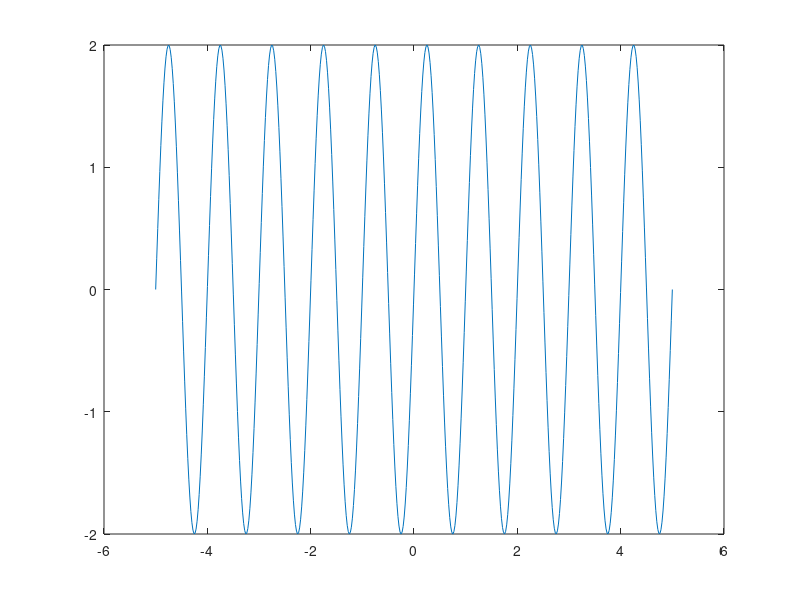

Write the MATLAB code that produced this figure. (Note: this script raises an error after producing the figure.)
%% DE2-Electronics: Tutorial Sheet 1
% 
% <html>
% Author: <b>Benedict Greenberg</b> <br>
% Created: <b>24 Jan 2017</b> <br>
% <br>
% Signals in Time and Frequency Domains <br>
% Electronics 2 - Design Engineering <br>
% Imperial College London 
% </html>
% 

%% Runtime commands

clc
clear all
format compact % condenses the outputs in the command window
close all % closes all existing open figures

% For debugging:
% set(0,'DefaultFigureVisible','off'); % suppresses plots after this point

%% Question 1
% 
% <html>
% <img src='questions/q1.png' width='500' align='middle'>
% </html>
% 

N = 500; t0 = -5; tf = 5; % opening time parameters
t = linspace(t0,tf,N); % arbitrary t values

x1 = 2*sin(2*pi*t); % part i

x2 = zeros(1,length(t)); % part ii
for i = 1:length(t)
    if t(i) >= 0
        x2(i) = 3*exp(-2*t(i));
    else
        x2(i) = 0;
    end
end

x3 = 1./abs(t); % part iii

figure; plot(t,x1); originAxes(); title('Q1 Part i')
figure; plot(t,x2); originAxes(); title('Q1 Part ii')
figure; plot(t,x3); originAxes(); title('Q1 Part iii')

% are signals: causal, periodic, odd/even

%%
% Part (i) shows a non-causal, periodic (T= 1 sec), odd function.
%
% Part (ii) shows a causal, aperiodic function which is neither even/odd.
%
% Part (iii) shows a non-causal, aperiodic, even function.

%% Question 2
% 
% <html>
% <img src='questions/q2.png' width='500' align='middle'>
% </html>
% 
% Use the same values for _t_ as in previous question.
%
% See *q2* function in appendix.

x = q2(t);
x1 = q2(t+3);
x2 = q2(t/3);
x3 = q2(t/3+1);
x4 = q2(-t+2);
x5 = q2(-2*t+1);

figure(4); plot(t,x,t,x1,t,x2,t,x3,t,x4,t,x5); originAxes(); title('Q2')
legend('x','i: x(t+3)','ii: x(t/3)','iii: x(t/3+1)','iv: x(-t+2)','v: x(-2t+1)')

%%
% Part (i) translation left by 3.
% 
% Part (ii) expansion in x by factor 3.
% 
% Part (iii) expansion in x factor 3 followed by translation left by 3
% 
% Part (iv) reflect in y axis and shift right by 2
% 
% Part (v) reflection in y axis, compress by factor 2, and shift right by half.

%% Question 3
% 
% <html>
% <img src='questions/q3.png' width='500' align='middle'>
% </html>
% 
% Use the same values for _t_ as in previous question.


x1 = cos(t*pi); % part i

x2 = zeros(1,length(t)); % part ii
for i = 1:length(t)
    if t(i) <= 0
        calc = 0.5^(-t(i));
        x2(i) = calc;
    else
        x2(i) = 0;
    end
end

figure; plot(t,x1); originAxes(); title('Q3 Part i')
figure; plot(t,x2); originAxes(); title('Q3 Part ii')

%%
% Part (i) is a non-causal, periodic (T= 2 sec), even function.
% 
% Part (ii) is a non-causal, aperiodic function neither even/odd.

%% Question 4
% 
% <html>
% <img src='questions/q4.png' width='500' align='middle'>
% </html>
%
% *NOTE:* that the sampling frequency of the time domain MUST match the
% sampling frequency of the frequency domain. If this does not happen then
% the _fft_ function will not correctly match up the time and frequency
% samples.

fs = 8192; % set the sampling frequency
dt = 1/fs; % find dt
t = -5:dt:5; % redefine our time span using set sampling freq

x = sin(2*pi*350*t) + 0.35*sin(6283*t) + 0.1;
y = 1.5*cos(2199*t) + sin(2*pi*1000*t / (pi/2) );

%%
% In practise we see that the sine wave takes on the form:
%
% $$ A*sin(2*\pi*f*t) $$
%
% where $A$ is the amplitude, $f$ is the frequency as seen in the
% spectrum, and $t$ is the time variable.
%
% *frequency_magnitude_peaks* is an outputted matric that find the peaks of
% the spectrum and returns each peak in a row. Column 1 corresponds to
% peak frequency and column 2 corresponds to the peaks magnitude.

plot_spectrum(x,8192)
title('Q4 Part i spectrum')

plot_spectrum(y,8192)
title('Q4 Part ii spectrum')

%% Question 5
% 
% <html>
% <img src='questions/q5.png' width='500' align='middle'>
% </html>
%
% This was done in Q4.

%% Appendix - functions
% These global functions are placed at the end of the script.
%
% Firstly *originAxes()* set the environment of the plot.

function originAxes()
% this sets the axes to pass through the origin, removes the box around the
% plot and sets the background of the figure to white

set(gcf,'color','w');
ax = gca;
ax.XAxisLocation = 'origin';
ax.YAxisLocation = 'origin';
ax.Box = 'off';

end

%%
% Question 2 utilises a function to save space.

function x = q2(t)
% this function is required for question 2
    x = zeros(1,length(t));
    for i = 1:length(t)
        if 0 <= t(i) && t(i) <= 1
            x(i) = 1-t(i);
        else
            x(i) = 0;
        end
    end
end

%%
% Sine generation function as seen in Lab 1.

function [sig] = sine_gen(amp, f, fs, T) % Function to generate a sine wave
%     
%     fs = sampling frequency
%     T = duration
%     usage:  signal = sine_gen(1.0, 440, 8192, 1)

    dt = 1 / fs;
    t = 0:dt:T;
    sig = amp*sin(2*pi*f*t);
end

%%
% Plotting a spectrum as seen in Lab 1 but with some modifications such as
% identifying peaks.

function plot_spectrum( sig, fs )
% Function to plot frequency spectrum of sig
%   usage:
%           plot_spectrum(sig, 8192)

    magnitude = abs(fft(sig));
    N = length(sig);
    df = fs / N;
    f = 0:df:fs/2;
    Y = magnitude(1:length(f));
    
    [pks,locs] = findpeaks(Y/(N)*2); % finds peaks in spectrum
    
    figure % ensures plot is placed on new figure
    plot(f, Y/(N)*2,f(locs),pks,'or'); % plots spectrum and circles peaks
    xlabel('\fontsize{14}frequency (Hz)');
    ylabel('\fontsize{14}Magnitude');
    
    frequency_magnitude_peaks = transpose([f(locs);pks]) 
    % peaks are stored in an array where 
    % column 1 is frequency
    % column 2 is magnitude at respective frequencies

end